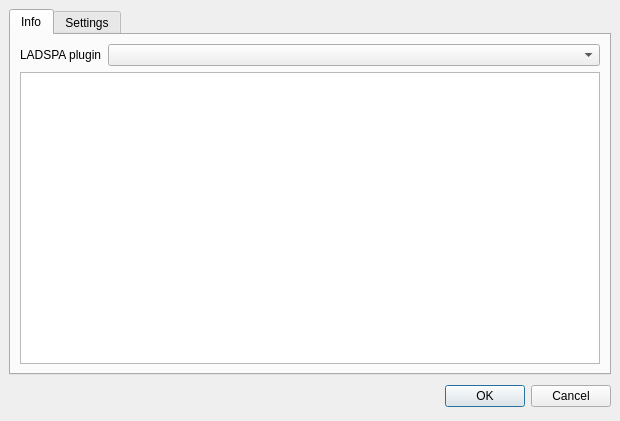
<ui version="4.0" >
 <author></author>
 <comment></comment>
 <exportmacro></exportmacro>
 <class>QLADSPADialog</class>
 <widget class="QDialog" name="QLADSPADialog" >
  <property name="geometry" >
   <rect>
    <x>0</x>
    <y>0</y>
    <width>620</width>
    <height>421</height>
   </rect>
  </property>
  <property name="contextMenuPolicy" >
   <enum>Qt::NoContextMenu</enum>
  </property>
  <property name="windowTitle" >
   <string>LADSPA effect plugin properties</string>
  </property>
  <property name="windowIcon" >
   <iconset/>
  </property>
  <property name="modal" >
   <bool>true</bool>
  </property>
  <layout class="QVBoxLayout" >
   <property name="margin" >
    <number>9</number>
   </property>
   <property name="spacing" >
    <number>6</number>
   </property>
   <item>
    <widget class="QTabWidget" name="tabWidget" >
     <property name="currentIndex" >
      <number>0</number>
     </property>
     <widget class="QWidget" name="alTabInfo" >
      <attribute name="title" >
       <string>Info</string>
      </attribute>
      <layout class="QGridLayout" >
       <property name="margin" >
        <number>9</number>
       </property>
       <property name="spacing" >
        <number>6</number>
       </property>
       <item row="1" column="0" >
        <widget class="QTextEdit" name="alPluginInfo" >
         <property name="lineWrapMode" >
          <enum>QTextEdit::NoWrap</enum>
         </property>
        </widget>
       </item>
       <item row="0" column="0" >
        <layout class="QHBoxLayout" >
         <property name="margin" >
          <number>0</number>
         </property>
         <property name="spacing" >
          <number>6</number>
         </property>
         <item>
          <widget class="QLabel" name="label_5" >
           <property name="text" >
            <string>LADSPA plugin</string>
           </property>
           <property name="buddy" >
            <cstring>alPlugin</cstring>
           </property>
          </widget>
         </item>
         <item>
          <widget class="QComboBox" name="alPlugin" >
           <property name="sizePolicy" >
            <sizepolicy>
             <hsizetype>7</hsizetype>
             <vsizetype>0</vsizetype>
             <horstretch>0</horstretch>
             <verstretch>0</verstretch>
            </sizepolicy>
           </property>
          </widget>
         </item>
        </layout>
       </item>
      </layout>
     </widget>
     <widget class="QWidget" name="alTabSettings" >
      <attribute name="title" >
       <string>Settings</string>
      </attribute>
      <layout class="QGridLayout" >
       <property name="margin" >
        <number>9</number>
       </property>
       <property name="spacing" >
        <number>6</number>
       </property>
      </layout>
     </widget>
    </widget>
   </item>
   <item>
    <layout class="QHBoxLayout" >
     <property name="margin" >
      <number>0</number>
     </property>
     <property name="spacing" >
      <number>6</number>
     </property>
     <item>
      <spacer>
       <property name="orientation" >
        <enum>Qt::Horizontal</enum>
       </property>
       <property name="sizeHint" >
        <size>
         <width>131</width>
         <height>31</height>
        </size>
       </property>
      </spacer>
     </item>
     <item>
      <widget class="QPushButton" name="okButton" >
       <property name="text" >
        <string>OK</string>
       </property>
      </widget>
     </item>
     <item>
      <widget class="QPushButton" name="cancelButton" >
       <property name="text" >
        <string>Cancel</string>
       </property>
      </widget>
     </item>
    </layout>
   </item>
  </layout>
 </widget>
 <layoutdefault spacing="6" margin="9" />
 <pixmapfunction></pixmapfunction>
 <tabstops>
  <tabstop>alPlugin</tabstop>
  <tabstop>alPluginInfo</tabstop>
  <tabstop>okButton</tabstop>
  <tabstop>cancelButton</tabstop>
  <tabstop>tabWidget</tabstop>
 </tabstops>
 <resources/>
 <connections>
  <connection>
   <sender>okButton</sender>
   <signal>clicked()</signal>
   <receiver>QLADSPADialog</receiver>
   <slot>accept()</slot>
   <hints>
    <hint type="sourcelabel" >
     <x>406</x>
     <y>392</y>
    </hint>
    <hint type="destinationlabel" >
     <x>96</x>
     <y>118</y>
    </hint>
   </hints>
  </connection>
  <connection>
   <sender>cancelButton</sender>
   <signal>clicked()</signal>
   <receiver>QLADSPADialog</receiver>
   <slot>reject()</slot>
   <hints>
    <hint type="sourcelabel" >
     <x>499</x>
     <y>392</y>
    </hint>
    <hint type="destinationlabel" >
     <x>179</x>
     <y>118</y>
    </hint>
   </hints>
  </connection>
 </connections>
</ui>
